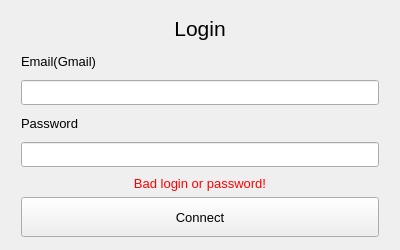
<?xml version="1.0" encoding="UTF-8"?>
<ui version="4.0">
 <class>Widget</class>
 <widget class="QWidget" name="Widget">
  <property name="geometry">
   <rect>
    <x>0</x>
    <y>0</y>
    <width>400</width>
    <height>250</height>
   </rect>
  </property>
  <property name="minimumSize">
   <size>
    <width>400</width>
    <height>250</height>
   </size>
  </property>
  <property name="maximumSize">
   <size>
    <width>16777215</width>
    <height>250</height>
   </size>
  </property>
  <property name="windowTitle">
   <string>Widget</string>
  </property>
  <layout class="QGridLayout" name="gridLayout">
   <item row="0" column="1">
    <spacer name="verticalSpacer">
     <property name="orientation">
      <enum>Qt::Vertical</enum>
     </property>
     <property name="sizeHint" stdset="0">
      <size>
       <width>20</width>
       <height>40</height>
      </size>
     </property>
    </spacer>
   </item>
   <item row="3" column="1">
    <widget class="QLineEdit" name="lineEdit">
     <property name="minimumSize">
      <size>
       <width>0</width>
       <height>25</height>
      </size>
     </property>
    </widget>
   </item>
   <item row="5" column="1">
    <widget class="QLineEdit" name="lineEdit_2">
     <property name="minimumSize">
      <size>
       <width>0</width>
       <height>25</height>
      </size>
     </property>
    </widget>
   </item>
   <item row="5" column="2">
    <spacer name="horizontalSpacer_2">
     <property name="orientation">
      <enum>Qt::Horizontal</enum>
     </property>
     <property name="sizeType">
      <enum>QSizePolicy::Fixed</enum>
     </property>
     <property name="sizeHint" stdset="0">
      <size>
       <width>10</width>
       <height>20</height>
      </size>
     </property>
    </spacer>
   </item>
   <item row="2" column="1">
    <widget class="QLabel" name="label">
     <property name="minimumSize">
      <size>
       <width>0</width>
       <height>25</height>
      </size>
     </property>
     <property name="font">
      <font>
       <pointsize>10</pointsize>
      </font>
     </property>
     <property name="text">
      <string>Email(Gmail)</string>
     </property>
    </widget>
   </item>
   <item row="8" column="1">
    <widget class="QPushButton" name="pushButton">
     <property name="minimumSize">
      <size>
       <width>0</width>
       <height>40</height>
      </size>
     </property>
     <property name="font">
      <font>
       <pointsize>10</pointsize>
      </font>
     </property>
     <property name="text">
      <string>Connect</string>
     </property>
    </widget>
   </item>
   <item row="9" column="1">
    <spacer name="verticalSpacer_2">
     <property name="orientation">
      <enum>Qt::Vertical</enum>
     </property>
     <property name="sizeHint" stdset="0">
      <size>
       <width>20</width>
       <height>40</height>
      </size>
     </property>
    </spacer>
   </item>
   <item row="5" column="0">
    <spacer name="horizontalSpacer">
     <property name="orientation">
      <enum>Qt::Horizontal</enum>
     </property>
     <property name="sizeType">
      <enum>QSizePolicy::Fixed</enum>
     </property>
     <property name="sizeHint" stdset="0">
      <size>
       <width>10</width>
       <height>20</height>
      </size>
     </property>
    </spacer>
   </item>
   <item row="7" column="1">
    <widget class="QLabel" name="errorLabel">
     <property name="font">
      <font>
       <pointsize>10</pointsize>
      </font>
     </property>
     <property name="styleSheet">
      <string notr="true">color:red;</string>
     </property>
     <property name="text">
      <string>Bad login or password!</string>
     </property>
     <property name="alignment">
      <set>Qt::AlignCenter</set>
     </property>
    </widget>
   </item>
   <item row="1" column="1">
    <widget class="QLabel" name="label_3">
     <property name="minimumSize">
      <size>
       <width>0</width>
       <height>30</height>
      </size>
     </property>
     <property name="font">
      <font>
       <pointsize>16</pointsize>
      </font>
     </property>
     <property name="text">
      <string>Login</string>
     </property>
     <property name="alignment">
      <set>Qt::AlignCenter</set>
     </property>
    </widget>
   </item>
   <item row="4" column="1">
    <widget class="QLabel" name="label_2">
     <property name="minimumSize">
      <size>
       <width>0</width>
       <height>25</height>
      </size>
     </property>
     <property name="font">
      <font>
       <pointsize>10</pointsize>
      </font>
     </property>
     <property name="text">
      <string>Password</string>
     </property>
    </widget>
   </item>
   <item row="6" column="1">
    <spacer name="verticalSpacer_3">
     <property name="orientation">
      <enum>Qt::Vertical</enum>
     </property>
     <property name="sizeHint" stdset="0">
      <size>
       <width>20</width>
       <height>40</height>
      </size>
     </property>
    </spacer>
   </item>
  </layout>
 </widget>
 <resources/>
 <connections/>
</ui>
